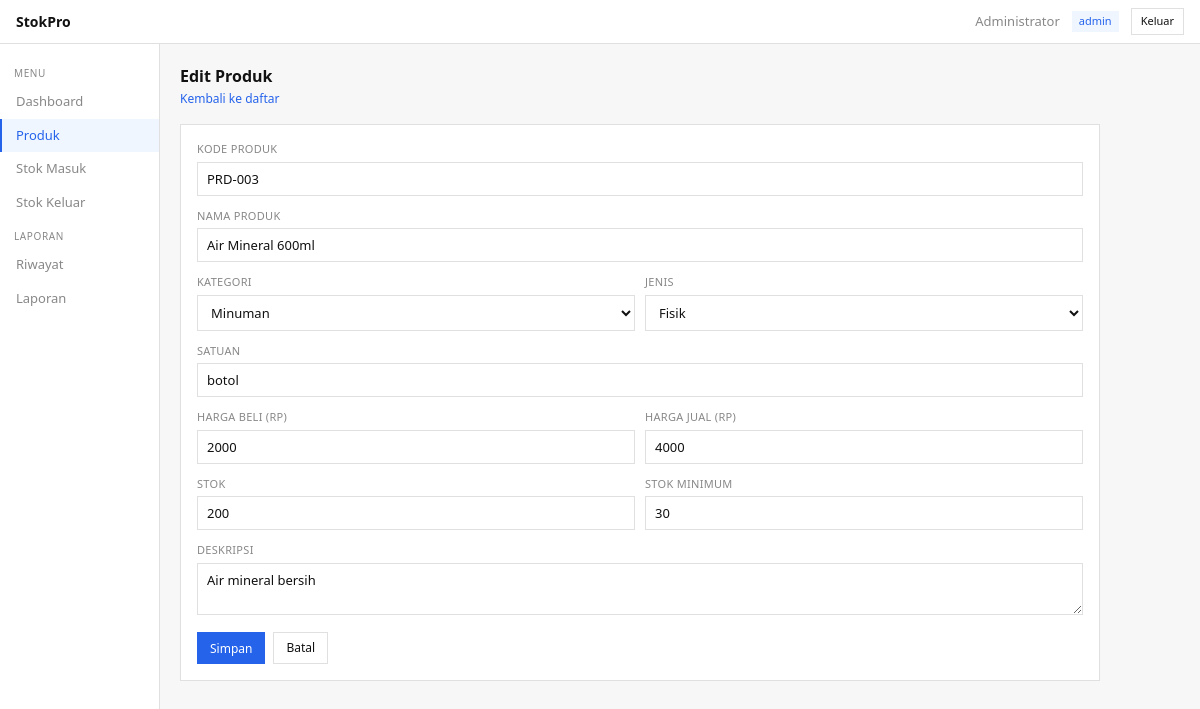
The app's page /index.php?page=produk&action=form&kode=PRD-003 (signed in) with its own data.
### tables this page shows
CREATE TABLE IF NOT EXISTS produk (
    id          INT AUTO_INCREMENT PRIMARY KEY,
    kode        VARCHAR(20)  NOT NULL UNIQUE,
    nama        VARCHAR(150) NOT NULL,
    kategori    ENUM('Elektronik','Makanan','Minuman','Pakaian','Lainnya') NOT NULL,
    jenis       ENUM('fisik','digital') NOT NULL DEFAULT 'fisik',
    satuan      VARCHAR(20)  NOT NULL,
    harga_beli  INT          NOT NULL DEFAULT 0,
    harga_jual  INT          NOT NULL DEFAULT 0,
    stok        INT          NOT NULL DEFAULT 0,
    min_stok    INT          NOT NULL DEFAULT 5,
    deskripsi   TEXT,
     
    link_download VARCHAR(255) DEFAULT NULL,
    masa_aktif    VARCHAR(50)  DEFAULT NULL,
    created_at  DATETIME DEFAULT CURRENT_TIMESTAMP,
    updated_at  DATETIME DEFAULT CURRENT_TIMESTAMP ON UPDATE CURRENT_TIMESTAMP
);

### config/autoload.php (called while the page is built, shortened)
<?php
spl_autoload_register(function (string $class): void {
    $prefix = 'StokPro\\';
    $base   = __DIR__ . '/../src/';
    $relative = substr($class, strlen($prefix));
    if (strncmp('Config\\', $relative, 7) === 0) {
        $file = __DIR__ . '/' . substr($relative, 7) . '.php';
    } else {
        $file = $base . str_replace('\\', '/', $relative) . '.php';
    }
});
function e(string $s): string
{
    return htmlspecialchars($s, ENT_QUOTES, 'UTF-8');
}

### config/database.php (called while the page is built, shortened)
<?php
class Database
{
    private static ?Database $instance = null;
    private \PDO $pdo;
    private string $host     = 'localhost';
    private string $dbname   = 'stokpro';
    private string $username = 'root';
    private string $password = '';
    private string $charset  = 'utf8mb4';
    private function __construct()
    {
        $dsn = "mysql:host={$this->host};dbname={$this->dbname};charset={$this->charset}";
        $options = [
            \PDO::ATTR_ERRMODE            => \PDO::ERRMODE_EXCEPTION,
            \PDO::ATTR_DEFAULT_FETCH_MODE => \PDO::FETCH_ASSOC,
            \PDO::ATTR_EMULATE_PREPARES   => false,
        ];
        try {
            $this->pdo = new \PDO($dsn, $this->username, $this->password, $options);
        } catch (\PDOException $e) {
            die('<div style="font-family:system-ui;padding:20px;color:red"><b>Koneksi database gagal:</b><br>' . $e->getMessage() . '<br><br>Pastikan MySQL berjalan dan database <b>stokpro</b> sudah dibuat.</div>');
        }
    }
    public static function getInstance(): Database
    {
        if (self::$instance === null) {
            self::$instance = new self();
        }
        return self::$instance;
    }
    public function getPdo(): \PDO
    {
        return $this->pdo;
    }
}

### src/Controllers/ProdukController.php (called while the page is built, shortened)
<?php
class ProdukController
{
    private \PDO $pdo;
    public function __construct()
    {
        $this->pdo = Database::getInstance()->getPdo();
    }
    public function getByKode(string $kode): ?array
    {
        $stmt = $this->pdo->prepare("SELECT * FROM produk WHERE kode = :kode LIMIT 1");
        $stmt->execute([':kode' => $kode]);
        $row = $stmt->fetch();
        return $row ?: null;
    }
}

### views/produk_form.php (the view, shortened to what this page needs)
<?php
$isEdit     = !empty($produk);
require __DIR__ . '/header.php';
?>
<h2><?= $isEdit ? 'Edit Produk' : 'Tambah Produk' ?></h2>
<div class="sub"><a href="/stokpro/index.php?page=produk">Kembali ke daftar</a></div>
<div class="form-section">
  <form method="POST" action="/stokpro/index.php?page=produk&action=simpan">
    <div class="form-group">
      <label>Kode Produk</label>
      <input type="text" name="kode" value="<?= e($produk['kode'] ?? '') ?>"
        <?= $isEdit ? 'readonly' : 'required' ?> placeholder="PRD-001" />
    </div>
    <div class="form-group">
      <label>Nama Produk</label>
      <input type="text" name="nama" value="<?= e($produk['nama'] ?? '') ?>" required />
    </div>
    <div class="form-row">
      <div class="form-group">
        <label>Kategori</label>
        <select name="kategori" required>
          <?php foreach (['Elektronik', 'Makanan', 'Minuman', 'Pakaian', 'Lainnya'] as $k): ?>
            <option <?= ($produk['kategori'] ?? '') === $k ? 'selected' : '' ?>><?= $k ?></option>
          <?php endforeach; ?>
        </select>
      </div>
      <div class="form-group">
        <label>Jenis</label>
        <select name="jenis">
          <option value="fisik" <?= ($produk['jenis'] ?? '') === 'fisik' ? 'selected' : '' ?>>Fisik</option>
        </select>
      </div>
    </div>
    <div class="form-group">
      <label>Satuan</label>
      <input type="text" name="satuan" value="<?= e($produk['satuan'] ?? '') ?>" required placeholder="pcs / kg / botol" />
    </div>
    <div class="form-row">
      <div class="form-group">
        <label>Harga Beli (Rp)</label>
        <input type="number" name="harga_beli" value="<?= $produk['harga_beli'] ?? 0 ?>" min="0" />
      </div>
      <div class="form-group">
        <label>Harga Jual (Rp)</label>
        <input type="number" name="harga_jual" value="<?= $produk['harga_jual'] ?? 0 ?>" min="0" />
      </div>
    </div>
    <div class="form-row">
      <div class="form-group">
        <label>Stok <?= $isEdit ? '' : 'Awal' ?></label>
        <input type="number" name="stok" value="<?= $produk['stok'] ?? 0 ?>" min="0" />
      </div>
      <div class="form-group">
        <label>Stok Minimum</label>
        <input type="number" name="min_stok" value="<?= $produk['min_stok'] ?? 5 ?>" min="0" />
      </div>
    </div>
    <div class="form-group">
      <label>Deskripsi</label>
      <textarea name="deskripsi" rows="2"><?= e($produk['deskripsi'] ?? '') ?></textarea>
    </div>
    <div class="form-actions">
      <button type="submit" class="btn btn-primary">Simpan</button>
      <a href="/stokpro/index.php?page=produk" class="btn">Batal</a>
    </div>
  </form>
</div>
<?php require __DIR__ . '/footer.php'; ?>

### public/css/style.css (style rules this page uses)
*, *::before, *::after { box-sizing: border-box; margin: 0; padding: 0; }
:root { --bg: #f7f7f7; --white: #ffffff; --border: #e0e0e0; --text: #111; --muted: #888; --blue: #2563eb; --green: #16a34a; --red: #dc2626; --yellow: #b45309; }
body { font-family: system-ui, sans-serif; background: var(--bg); color: var(--text); font-size: 13px; line-height: 1.5; }
a { color: var(--blue); text-decoration: none; }
h2 { font-size: 16px; margin-bottom: 2px; }
.sub { font-size: 12px; color: var(--muted); margin-bottom: 16px; }
.btn { display: inline-block; padding: 6px 12px; border: 1px solid var(--border); background: var(--white); cursor: pointer; font-size: 12px; font-family: inherit; color: var(--text); }
.btn-primary { background: var(--blue); color: #fff !important; border-color: var(--blue); }
.form-section { background: var(--white); border: 1px solid var(--border); padding: 16px; margin-bottom: 16px; }
.form-group { margin-bottom: 12px; }
.form-row { display: grid; grid-template-columns: 1fr 1fr; gap: 10px; }
.form-actions { display: flex; gap: 8px; margin-top: 4px; }
label { display: block; font-size: 11px; color: var(--muted); margin-bottom: 4px; text-transform: uppercase; letter-spacing: .3px; }
input[type=text], input[type=number], input[type=password], select, textarea { width: 100%; padding: 7px 9px; border: 1px solid var(--border); background: var(--white); font-family: inherit; font-size: 13px; color: var(--text); outline: none; }

### records on screen
produk: kode "PRD-003", nama "Air Mineral 600ml", kategori "Minuman", jenis "Fisik", satuan "botol", harga_beli "2000", harga_jual "4000", stok "200", min_stok "30", deskripsi "Air mineral bersih"

### other values on screen
$_SESSION['nama'] "Administrator"
$_SESSION['role'] "admin"
